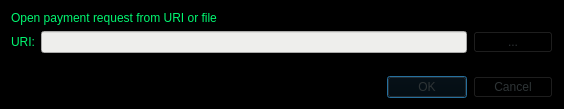
<?xml version="1.0" encoding="UTF-8"?>
<ui version="4.0">
 <class>OpenURIDialog</class>
 <widget class="QDialog" name="OpenURIDialog">
  <property name="geometry">
   <rect>
    <x>0</x>
    <y>0</y>
    <width>564</width>
    <height>109</height>
   </rect>
  </property>
  <property name="windowTitle">
   <string>Open URI</string>
  </property>
  <property name="styleSheet">
   <string notr="true">background-color: rgb(0, 0, 0);
color: rgb(1, 248, 113);</string>
  </property>
  <layout class="QVBoxLayout" name="verticalLayout">
   <item>
    <widget class="QLabel" name="label_2">
     <property name="text">
      <string>Open payment request from URI or file</string>
     </property>
    </widget>
   </item>
   <item>
    <layout class="QHBoxLayout" name="horizontalLayout">
     <item>
      <widget class="QLabel" name="label">
       <property name="text">
        <string>URI:</string>
       </property>
      </widget>
     </item>
     <item>
      <widget class="QValidatedLineEdit" name="uriEdit">
       <property name="styleSheet">
        <string notr="true">background-color: rgb(238, 238, 236);color: rgb(0, 77, 0);</string>
       </property>
      </widget>
     </item>
     <item>
      <widget class="QPushButton" name="selectFileButton">
       <property name="toolTip">
        <string>Select payment request file</string>
       </property>
       <property name="styleSheet">
        <string notr="true">color: rgb(46, 52, 54);</string>
       </property>
       <property name="text">
        <string notr="true">...</string>
       </property>
       <property name="autoDefault">
        <bool>false</bool>
       </property>
      </widget>
     </item>
    </layout>
   </item>
   <item>
    <spacer name="verticalSpacer">
     <property name="orientation">
      <enum>Qt::Vertical</enum>
     </property>
     <property name="sizeHint" stdset="0">
      <size>
       <width>20</width>
       <height>40</height>
      </size>
     </property>
    </spacer>
   </item>
   <item>
    <widget class="QDialogButtonBox" name="buttonBox">
     <property name="styleSheet">
      <string notr="true">color: rgb(46, 52, 54);</string>
     </property>
     <property name="orientation">
      <enum>Qt::Horizontal</enum>
     </property>
     <property name="standardButtons">
      <set>QDialogButtonBox::Cancel|QDialogButtonBox::Ok</set>
     </property>
    </widget>
   </item>
  </layout>
 </widget>
 <customwidgets>
  <customwidget>
   <class>QValidatedLineEdit</class>
   <extends>QLineEdit</extends>
   <header>qvalidatedlineedit.h</header>
  </customwidget>
 </customwidgets>
 <resources/>
 <connections>
  <connection>
   <sender>buttonBox</sender>
   <signal>accepted()</signal>
   <receiver>OpenURIDialog</receiver>
   <slot>accept()</slot>
   <hints>
    <hint type="sourcelabel">
     <x>248</x>
     <y>254</y>
    </hint>
    <hint type="destinationlabel">
     <x>157</x>
     <y>274</y>
    </hint>
   </hints>
  </connection>
  <connection>
   <sender>buttonBox</sender>
   <signal>rejected()</signal>
   <receiver>OpenURIDialog</receiver>
   <slot>reject()</slot>
   <hints>
    <hint type="sourcelabel">
     <x>316</x>
     <y>260</y>
    </hint>
    <hint type="destinationlabel">
     <x>286</x>
     <y>274</y>
    </hint>
   </hints>
  </connection>
 </connections>
</ui>
